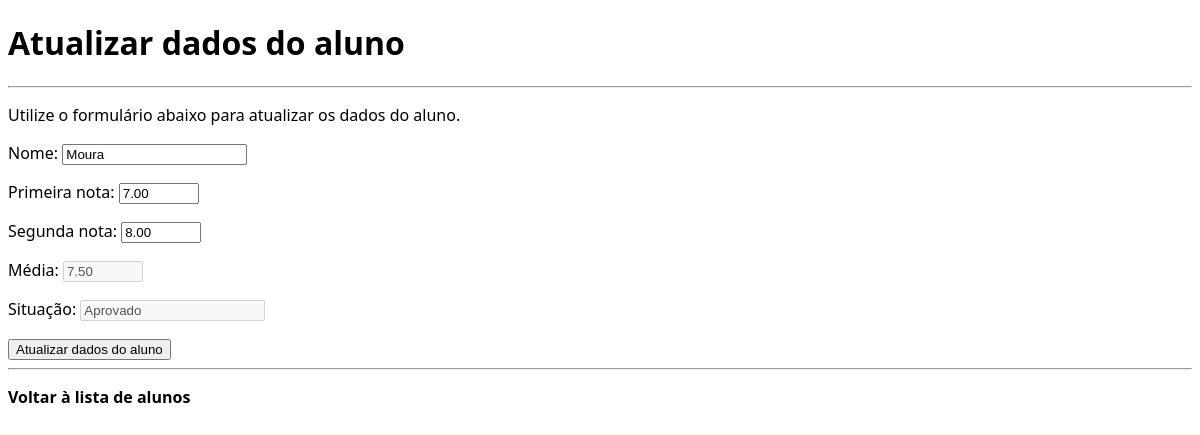
The page /alunos/atualizar.php?id=1 on the database its author committed.
### tables this page shows
CREATE TABLE `alunos` (
  `id` int(11) NOT NULL,
  `nome` varchar(30) NOT NULL,
  `primeira` decimal(4,2) NOT NULL,
  `segunda` decimal(4,2) NOT NULL
);

### src/funcoes-alunos.php (called while the page is built, shortened)
<?php
function lerUmAluno(PDO $conexao, int $id):array {
    $sql = "SELECT *, CAST(((primeira + segunda) /2) AS DEC(4,2)) media FROM alunos WHERE id = :id";
    try {
        $consulta = $conexao->prepare($sql);
        $consulta->bindValue(":id", $id, PDO::PARAM_INT);
        $consulta->execute();
        $resultado = $consulta->fetch(PDO::FETCH_ASSOC);
    } catch (Exception $erro) {
        die("Erro ao carregar: ".$erro->getMessage());
    }
    return $resultado;
}

### alunos/atualizar.php (the view, shortened to what this page needs)
<?php
require_once "../src/funcoes-alunos.php";
$id = filter_input(INPUT_GET, "id", FILTER_SANITIZE_NUMBER_INT);
$aluno = lerUmAluno($conexao, $id);
?>
<!DOCTYPE html>
<html lang="pt-br">
<head>
<link href="../css/style.css" rel="stylesheet">
</head>
<body>
<div class="container">
    <h1>Atualizar dados do aluno </h1>
    <hr>
    <p>Utilize o formulário abaixo para atualizar os dados do aluno.</p>
    <form action="#" method="post">
	    <p><label for="nome">Nome:</label>
	    <input value="<?=$aluno['nome']?>" type="text" name="nome" id="nome" required></p>
        <p><label for="primeira">Primeira nota:</label>
	    <input value="<?=$aluno['primeira']?>" name="primeira" type="number" id="primeira" step="0.01" min="0.00" max="10.00" required></p>
	    <p><label for="segunda">Segunda nota:</label>
	    <input value="<?=$aluno['segunda']?>" name="segunda" type="number" id="segunda" step="0.01" min="0.00" max="10.00" required></p>
        <p>
        <?php
        if ($aluno['media'] >= 7) {
            $situacao = "Aprovado";
        } elseif ($aluno['media'] >= 5) {
            $situacao = "Recuperação";
        } else {
            $situacao = "Reprovado";
        }
        ?>
        <p>
            <label for="media">Média:</label>
            <input name="media" value="<?=$aluno['media']?>" type="number" id="media" step="0.01" min="0.00" max="10.00" readonly disabled>
        </p>
        <p>
            <label for="situacao">Situação:</label>
	        <input type="text" value="<?=$situacao?>" name="situacao" id="situacao" readonly disabled>
        </p>
        <button name="atualizar-dados">Atualizar dados do aluno</button>
	</form>
    <hr>
    <p><a href="visualizar.php">Voltar à lista de alunos</a></p>
</div>
</body>
</html>

### css/style.css (style rules this page uses)
* { box-sizing: border-box; }
html { font-size: 16px; }
body { font-family: "Segoe UI", Arial, sans-serif; }
.container { max-width: 1200px; width: 100%; margin: auto; }
a { color: black; font-weight: bold; text-decoration: none; font-size: 1rem; }

### rows shown on the page
alunos: nome "Moura", primeira "7.00", segunda "8.00"
